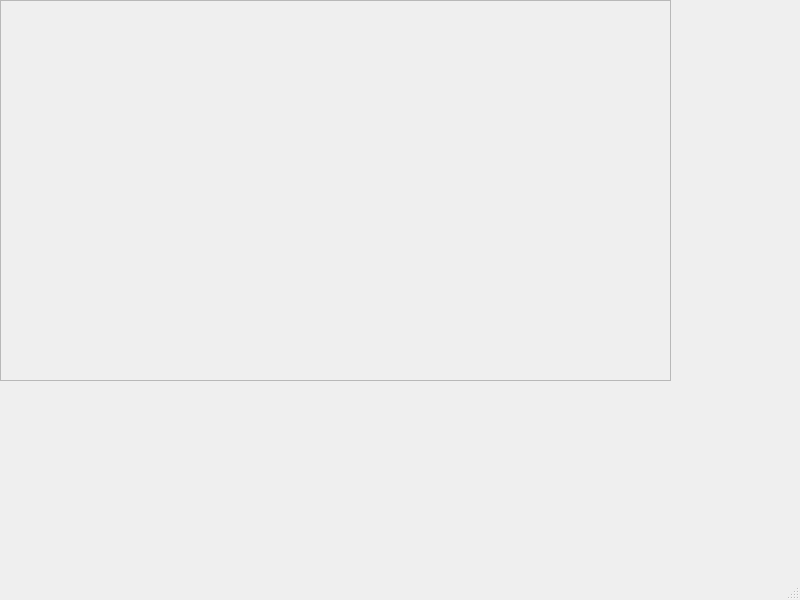
<?xml version="1.0" encoding="UTF-8"?>
<ui version="4.0">
 <class>MainWindow</class>
 <widget class="QMainWindow" name="MainWindow">
  <property name="geometry">
   <rect>
    <x>0</x>
    <y>0</y>
    <width>800</width>
    <height>600</height>
   </rect>
  </property>
  <property name="windowTitle">
   <string>MainWindow</string>
  </property>
  <widget class="QWidget" name="centralwidget">
   <widget class="QFrame" name="frame">
    <property name="geometry">
     <rect>
      <x>0</x>
      <y>0</y>
      <width>671</width>
      <height>381</height>
     </rect>
    </property>
    <property name="frameShape">
     <enum>QFrame::StyledPanel</enum>
    </property>
    <property name="frameShadow">
     <enum>QFrame::Raised</enum>
    </property>
   </widget>
  </widget>
  <widget class="QMenuBar" name="menubar">
   <property name="geometry">
    <rect>
     <x>0</x>
     <y>0</y>
     <width>800</width>
     <height>22</height>
    </rect>
   </property>
  </widget>
  <widget class="QStatusBar" name="statusbar"/>
 </widget>
 <resources/>
 <connections/>
</ui>
